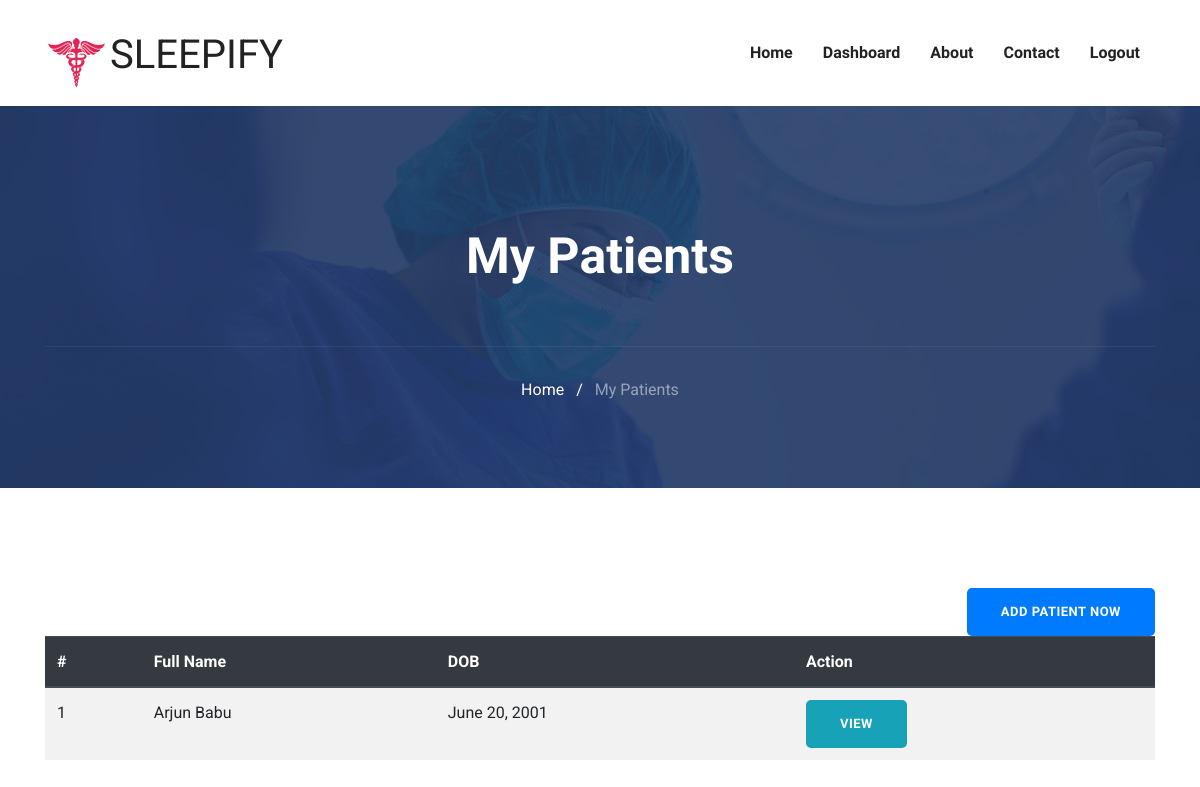
Before: /doctor/doctorPatientList/ (signed in) with the older database file.
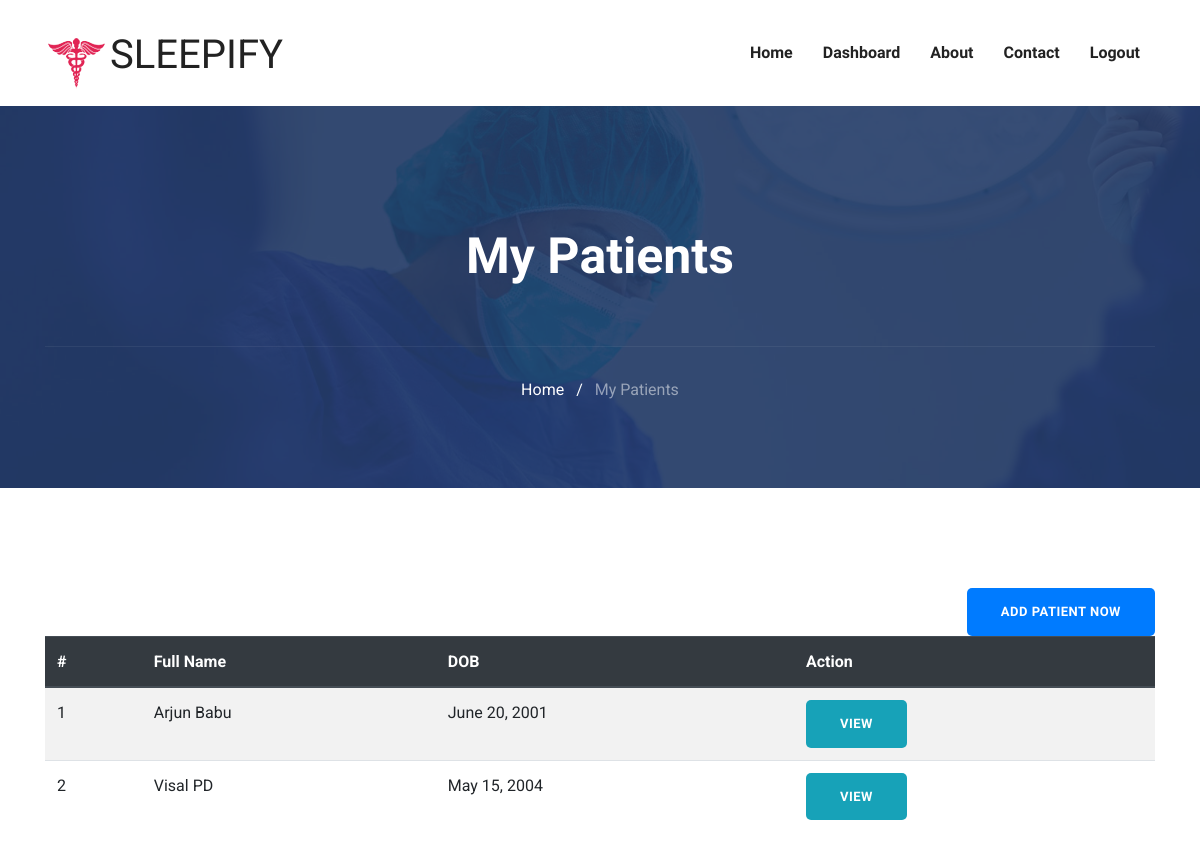
After: the same page with the newer database file.
### doctor/models.py (models this page shows, shortened)
class Consulting(models.Model):
    doctor = models.ForeignKey(Doctor, on_delete=models.CASCADE)
    patient = models.ForeignKey(Patient, on_delete=models.CASCADE)
    started_on = models.DateField(auto_now_add=True)

### users/models.py (models this page shows, shortened)
class Patient(models.Model):
    fname = models.CharField(max_length=150)
    lname = models.CharField(max_length=150)
    dob = models.DateField(default='2001-01-01')
    gender_choices = (("Male","Male"),("Female","Female"))
    gender = models.CharField(max_length=20,default=None,null=True,blank=True,choices=gender_choices)
    email = models.EmailField( max_length=150,unique=True)
    phone = models.CharField(max_length=15,null=True,blank=True)
    password = models.CharField(max_length=150)
    created_on = models.DateField(auto_now_add=True)

### doctor/views.py (the view)
# urls.py: path('doctorPatientList/',views.doctorPatientList,name="doctorPatientList"),
@doctor_login_required()
def doctorPatientList(request):
    doctor = get_object_or_404(Doctor,id=request.session['doctor_id'])
    consultations = Consulting.objects.filter(doctor=doctor)
    return render(request, 'doctor/patient-list.html', {'consultations': consultations,})

### templates/doctor/patient-list.html (shortened to what this page needs)
{% extends "../base.html" %}
{% load static %}
{% block body %}
{% include "doctor/nav.html" %}
<section class="page-title bg-1">
    <div class="container">
      <div class="row">
        <div class="col-md-12">
          <div class="block text-center">
            <h1 class="text-capitalize mb-5 text-lg">My Patients</h1>
            <ul class="list-inline breadcumb-nav">
              <li class="list-inline-item"><a href="{% url 'doctorHome' %}" class="text-white">Home</a></li>
              <li class="list-inline-item"><span class="text-white">/</span></li>
              <li class="list-inline-item"><a href="#" class="text-white-50">My Patients</a></li>
            </ul>
          </div>
        </div>
      </div>
    </div>
  </section>
<section class="section patient">
        <div class="container">
          <a href="{% url 'doctorAddPatient' %}" class="btn btn-primary float-right">Add Patient Now</a>
            <div class="table-responsive">
                <table class="table table-striped">
                    <thead class="thead-dark">
                        <tr>
                            <th>#</th>
                            <th>Full Name</th>
                            <th>DOB</th>
                            <th>Action</th>
                        </tr>
                    </thead>
                    <tbody>
                        {% for consultation in consultations %}
                        <tr>
                            <td>{{ forloop.counter }}</td>
                            <td>{{ consultation.patient.fname }} {{ consultation.patient.lname }}</td>
                            <td>{{ consultation.patient.dob }}</td>
                            <td>
                                <a href="{% url 'doctorPatientInfo' consultation.patient.id %}" class="btn btn-info btn-sm">View</a>
                            </td>
                        </tr>
                        {% empty %}
                        <tr>
                            <td colspan="8" class="text-center">No patients found.</td>
                        </tr>
                        {% endfor %}
                    </tbody>
                </table>
            </div>
        </div>
        </section>
{% endblock body %}

Changed rows visible on the page:
added Consulting: patient.fname "Visal", patient.lname "PD", patient.dob "May 15, 2004"
